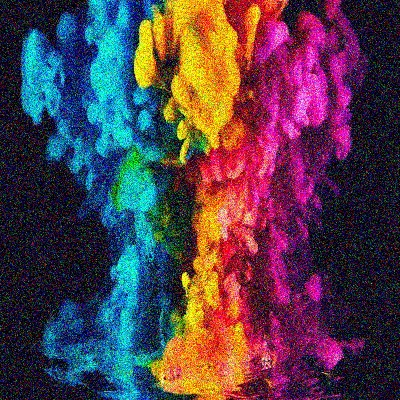
#> input picture Noisy_smooke.jpg, 400 x 400 px
$ python make_noisy_image.py
#> lines starting #> are read from the running program, lines starting #| are printed output that depends on the picture
import cv2
import numpy as np

image = cv2.imread("Noisy_smooke.jpg")
#> image is the input picture: shape (400, 400, 3); mean B, G, R 75, 62.1, 83.6
img = np.float64(image)

noise = np.random.randn(*img.shape) * 50
noisy_image = img + noise
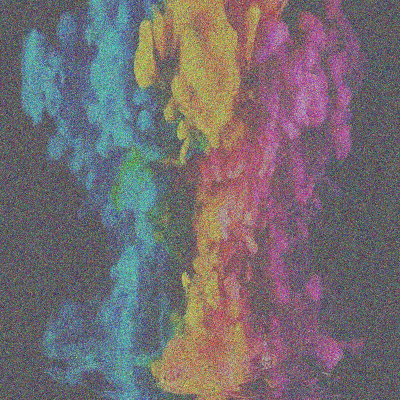
#> noisy_image: shape (400, 400, 3) float64; mean B, G, R 75.1, 62.4, 83.6; drawn with min black and max white
noisy_image = np.uint8(np.clip(noisy_image, 0, 255))
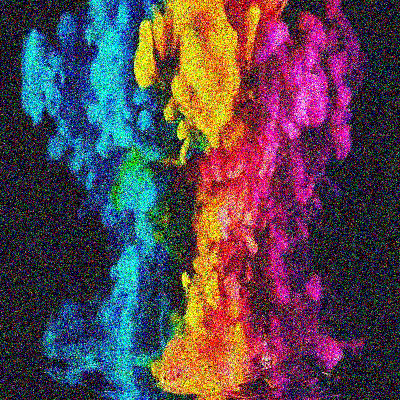
#> noisy_image: shape (400, 400, 3); mean B, G, R 79.3, 69.3, 88.2

cv2.imshow("Image with Noise", np.hstack([image, noisy_image]))
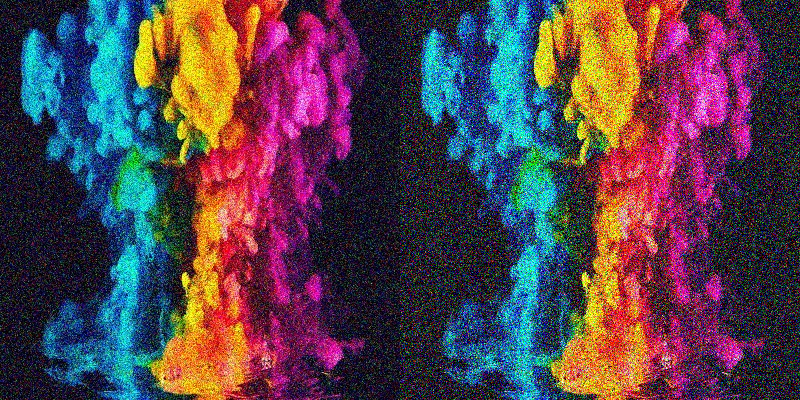
#> window 'Image with Noise': shape (400, 800, 3); mean B, G, R 77.2, 65.7, 85.9
cv2.imshow("Noise", noise)
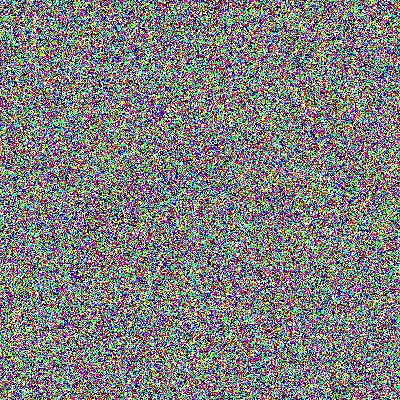
#> window 'Noise': shape (400, 400, 3); mean B, G, R 126.7, 127, 126.5

cv2.imwrite("Noisy_smooke.jpg", noisy_image)


cv2.waitKey(0)
cv2.destroyAllWindows()

$ run again, with billboard1.jpg copied over Noisy_smooke.jpg
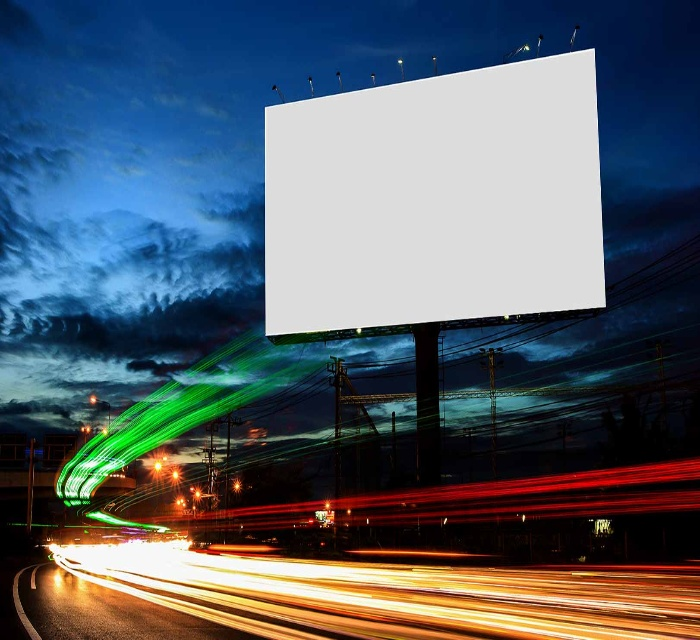
#> input picture billboard1.jpg, 700 x 640 px
#> image is the input picture: shape (640, 700, 3); mean B, G, R 104.9, 95.2, 85.3
#> `cv2.imshow("Image with Noise", np.hstack([image, noisy_image]))`:
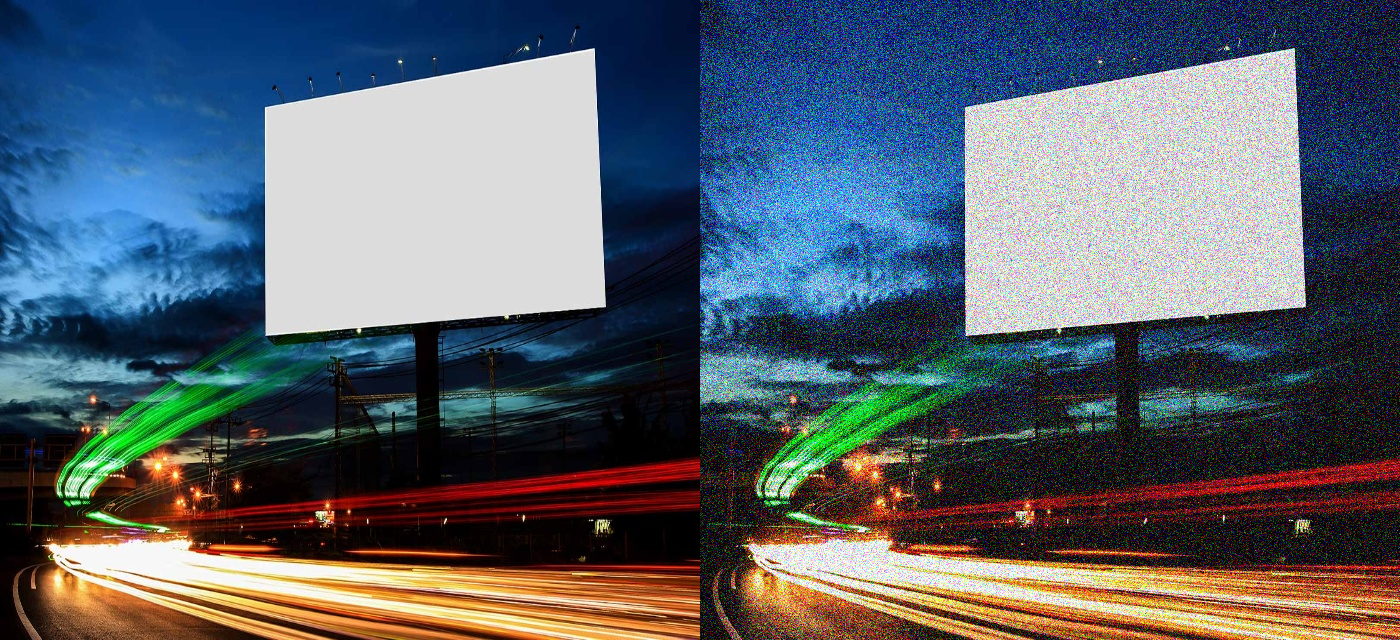
#> window 'Image with Noise': shape (640, 1400, 3); mean B, G, R 106.4, 97, 88.2
#> `cv2.imshow("Noise", noise)`:
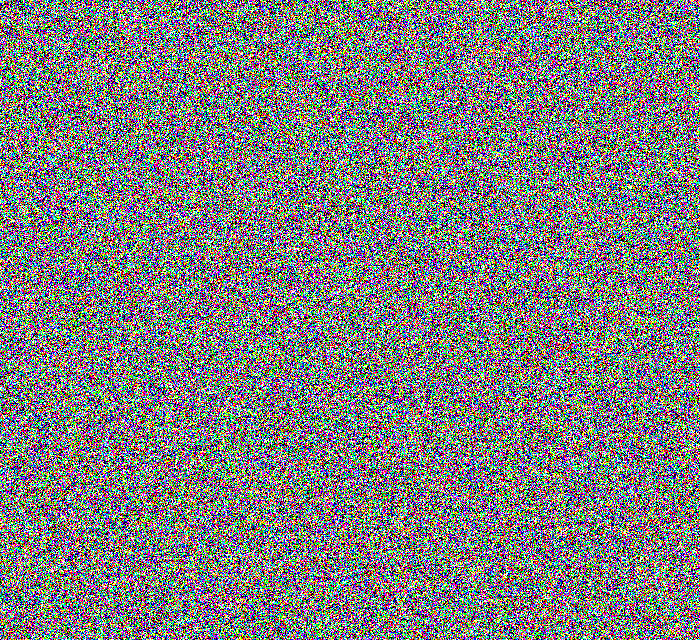
#> window 'Noise': shape (640, 700, 3); mean B, G, R 126.5, 126.7, 126.8

$ run again, with billboard2.jpg copied over Noisy_smooke.jpg
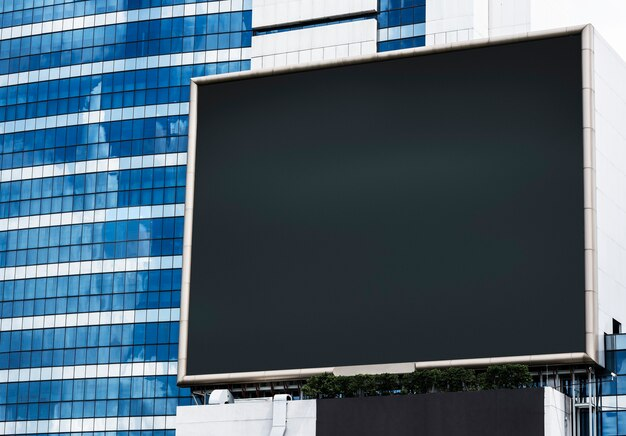
#> input picture billboard2.jpg, 626 x 436 px
#> image is the input picture: shape (436, 626, 3); mean B, G, R 114.4, 99, 76.8
#> `cv2.imshow("Image with Noise", np.hstack([image, noisy_image]))`:
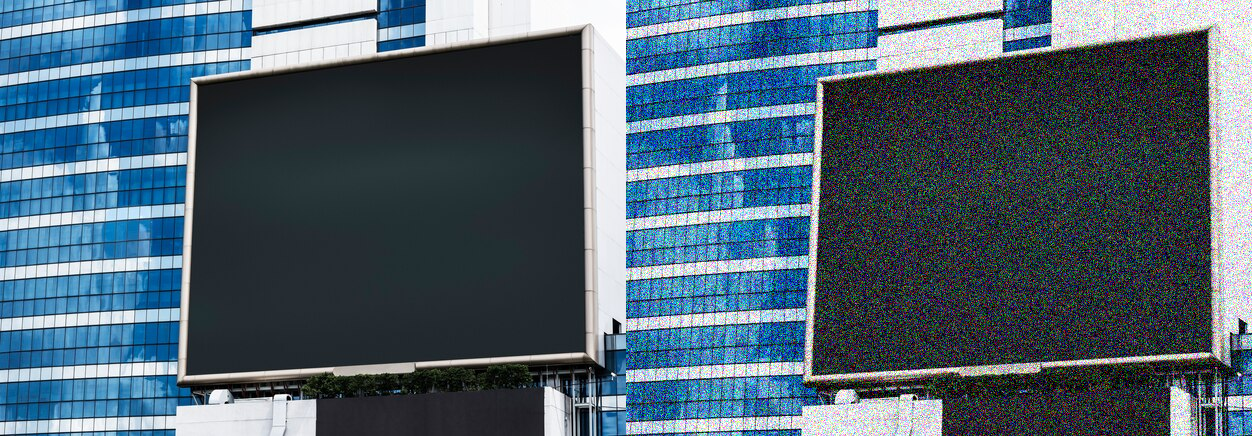
#> window 'Image with Noise': shape (436, 1252, 3); mean B, G, R 114.3, 99.5, 78.8
#> `cv2.imshow("Noise", noise)`:
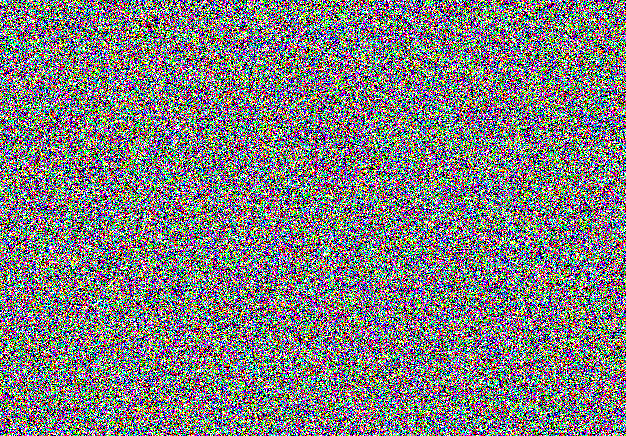
#> window 'Noise': shape (436, 626, 3); mean B, G, R 126.9, 126.9, 126.6

$ run again, with billboard3.jpg copied over Noisy_smooke.jpg
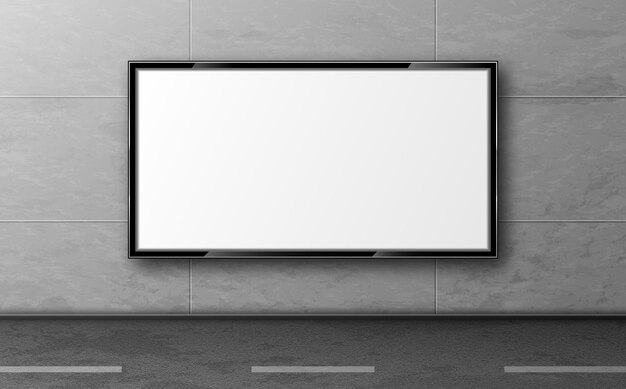
#> input picture billboard3.jpg, 626 x 389 px
#> image is the input picture: shape (389, 626, 3); min 0, max 255, mean 155.6
#> `cv2.imshow("Image with Noise", np.hstack([image, noisy_image]))`:
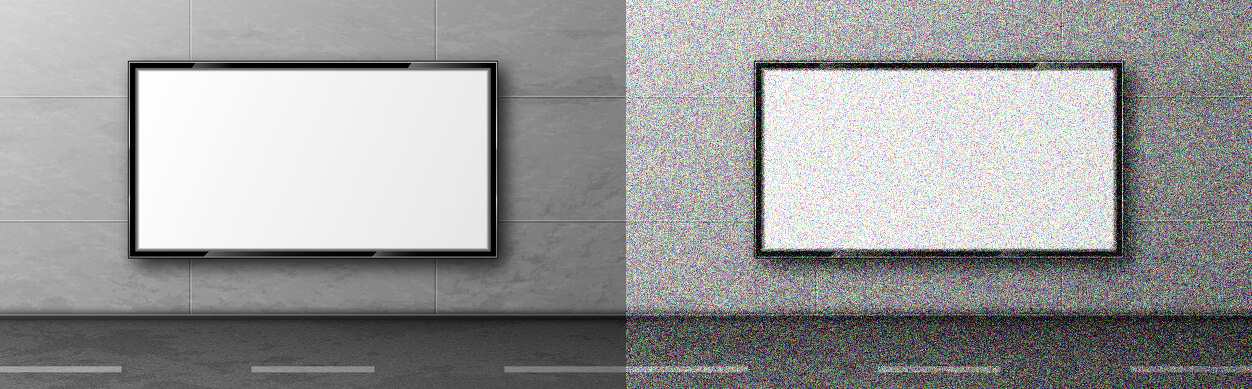
#> window 'Image with Noise': shape (389, 1252, 3); mean B, G, R 153.9, 153.9, 153.8
#> `cv2.imshow("Noise", noise)`:
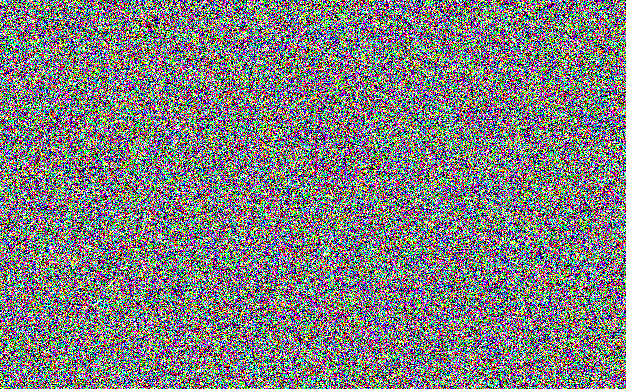
#> window 'Noise': shape (389, 626, 3); mean B, G, R 126.8, 126.9, 126.6
